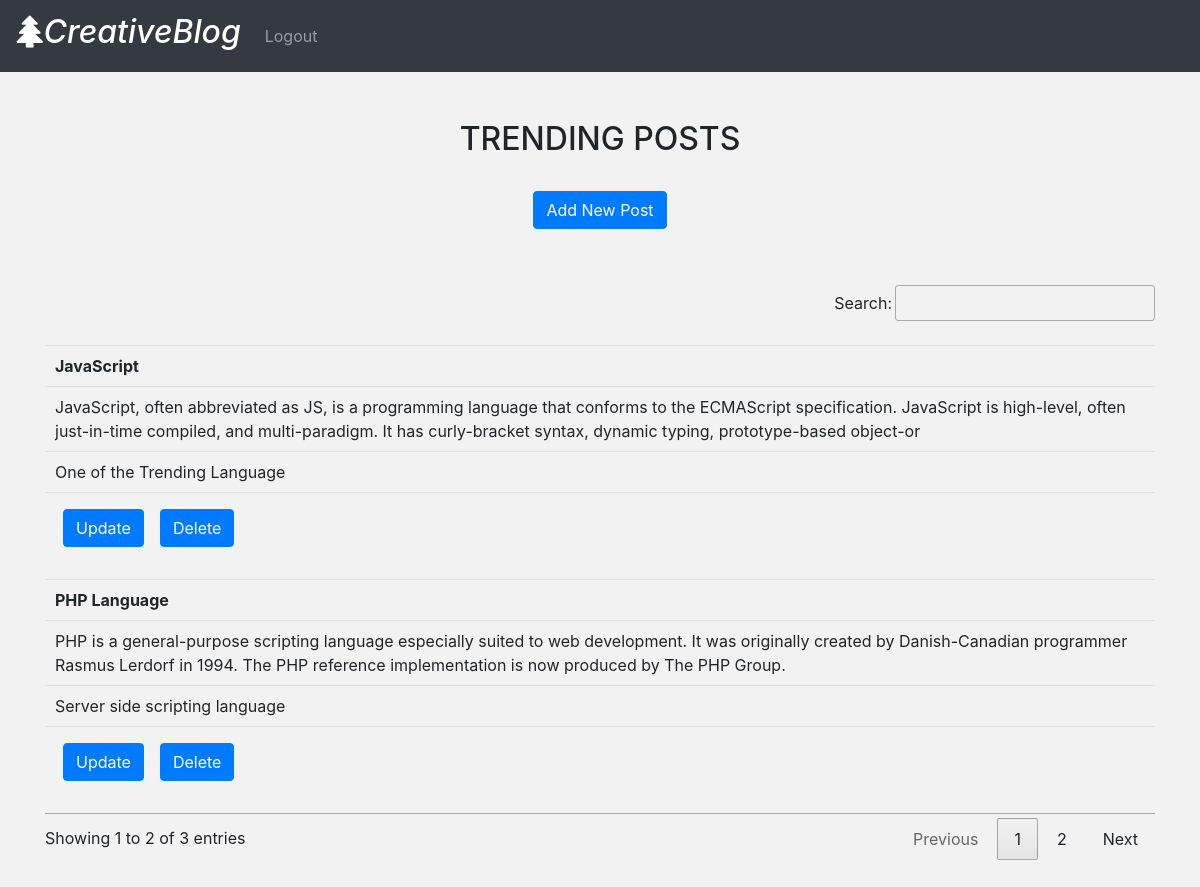
/view.php (signed in), run on the app's committed database.
### tables this page shows
CREATE TABLE `posts` (
  `id` int(11) NOT NULL,
  `name` varchar(255) NOT NULL,
  `blog_description` varchar(255) NOT NULL,
  `blog_comment` varchar(255) NOT NULL,
  `login_id` int(11) NOT NULL
);

### view.php (the view, shortened to what this page needs)
<?php
include_once("connection.php");
$result = mysqli_query($mysqli, "SELECT * FROM posts WHERE login_id=".$_SESSION['id']." ORDER BY id DESC");
?>
<?php require_once "header.php"; ?>
<nav class="navbar navbar-expand-lg navbar-dark bg-dark">
  <a href="index.php" class="navbar-brand font-weight-bold"><h2><i class="fa fa-tree"></i><i>CreativeBlog</i></h2></a>
  <div class="collapse navbar-collapse" id="navbarNavDropdown">
    <ul class="navbar-nav">
      <li class="nav-item">
        <a class="nav-link" href="logout.php">Logout</a>
      </li>
    </ul>
  </div>
</nav>
<div class="container my-5">
<div class="text-center">
	<h2 class="my-4">TRENDING POSTS</h2>
	<a class="btn btn-primary my-2" href="add.php">Add New Post</a>
</div>
	<table class="table" id="myTable">
		<tbody>
			<?php
			while($res = mysqli_fetch_array($result)) {
				echo "<tr>";
				echo "<td><b>".$res['name']."</b></td>";
				echo "<td>".$res['blog_description']."</td>";
				echo "<td>".$res['blog_comment']."</td>";
				echo "<td><a class='btn btn-primary m-2' href=\"edit.php?id=$res[id]\">Update</a><a class='btn btn-primary mx-2' href=\"delete.php?id=$res[id]\" onClick=\"return confirm('Are you sure you want to delete?')\">Delete</a></td>";
			}
			?>
		</tbody>
	</table>
</div>
<?php require_once "footer.php"; ?>

### header.php (shortened to what this page needs)
<!doctype html>
<html lang="en">
<head>
  <link rel="stylesheet" href="https://stackpath.bootstrapcdn.com/bootstrap/4.4.1/css/bootstrap.min.css"
>
  <link rel="stylesheet" href="//cdn.datatables.net/1.10.20/css/jquery.dataTables.min.css">
  <link rel="stylesheet" href="https://cdnjs.cloudflare.com/ajax/libs/font-awesome/4.7.0/css/font-awesome.min.css">
</head>
<body style="background-color:#f2f2f2;">

### footer.php (shortened to what this page needs)
</body>
</html>

### header.php (style rules this page uses)
table { border-spacing: 0 1em !important; }
table td { display: block !important; }

### data on the page
posts: name "PHP Language", blog_description "PHP is a general-purpose scripting language especially suited to web development. It was originally created by Danish-Canadian programmer Rasmus Lerdorf in 1994. The PHP reference implementation is now produced by The PHP Group.", blog_comment "Server side scripting language"
posts: name "JavaScript", blog_description "JavaScript, often abbreviated as JS, is a programming language that conforms to the ECMAScript specification. JavaScript is high-level, often just-in-time compiled, and multi-paradigm. It has curly-bracket syntax, dynamic typing, prototype-based object-or", blog_comment "One of the Trending Language"
